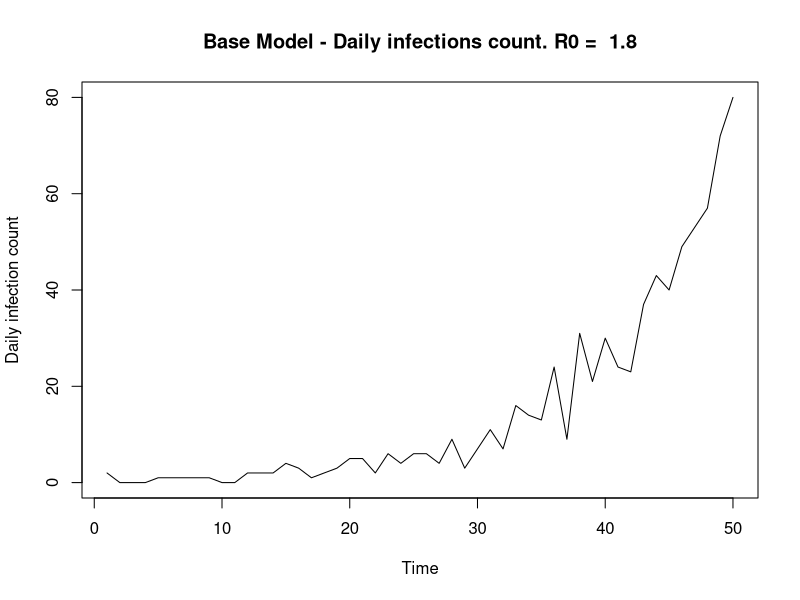
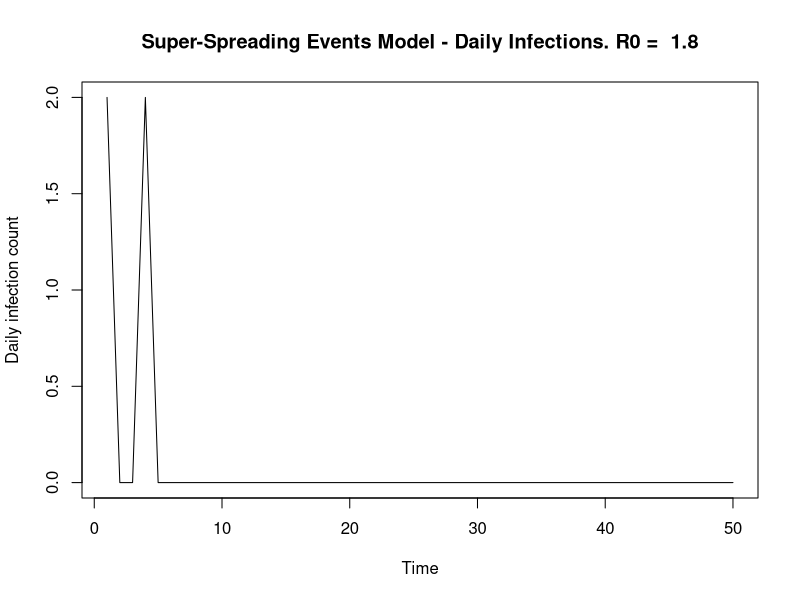
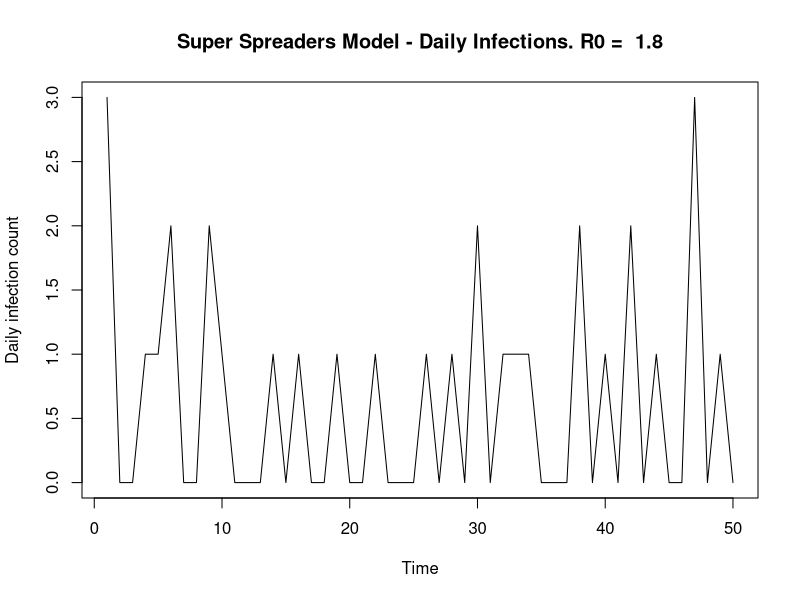

Here is the R script that generated these plots, in order:
#Epidemic Modelling Functions

#Contains:
#SIMULATION FUNCTIONS
#MODEL LIKELIHOOD FUNCTIONS
#PLOTTING MCMC FUNCTIONS

################################################################################
# SIMULATION
################################################################################

#*********************************************************
#I. BASELINE SIMULATION
simulate_branching = function(num_days, r0, shape_gamma, scale_gamma) {
  
  'Baseline simulation model'
  #Set up
  vec_infecteds = vector('numeric', num_days)
  vec_infecteds[1] = 2
  
  #Infectiousness (Discrete gamma) - I.e 'Infectiousness Pressure' - Sum of all people
  #Explanation: Gamma is a continuous function so integrate over the density at that point in time (today - previous day)
  prob_infect = pgamma(c(1:num_days), shape = shape_gamma, scale = scale_gamma) - pgamma(c(0:(num_days-1)), shape = shape_gamma, scale = scale_gamma)
  
  #Days of Infection Spreading
  for (t in 2:num_days) {
    
    #Total rate
    tot_rate = r0*sum(vec_infecteds[1:(t-1)]*rev(prob_infect[1:(t-1)])) #Product of infecteds & their probablilty of infection along the gamma dist at that point in time
    vec_infecteds[t] = rpois(1, tot_rate) #Assuming number of cases each day follows a poisson distribution. Causes jumps in data 
  }
  
  vec_infecteds
}

#Apply
num_days = 50
#lambda params
shape_gamma = 6; scale_gamma = 1
r0 = 1.8
sim_data = simulate_branching(num_days, r0, shape_gamma, scale_gamma)
plot.ts(sim_data, ylab = 'Daily infection count',
        main = paste('Base Model - Daily infections count. R0 = ', r0))


#*******************************************************
#II. SUPER-SPREADING EVENTS SIMULATION
simulate_branching_ss = function(num_days, shape_gamma, scale_gamma, alphaX, betaX, gammaX) {
  'Simulate an epidemic with Superspreading events
  prop_ss = Proportion of superspreading days
  magnitude_ss = increased rate of superspreading event'
  
  #Set up
  total_infecteds = vector('numeric', num_days)
  nsse_infecteds = vector('numeric', num_days)
  sse_infecteds = vector('numeric', num_days)
  total_infecteds[1] = 2
  nsse_infecteds[1] = 2
  sse_infecteds[1] = 0
  
  #Infectiousness (Discrete gamma) - I.e 'Infectiousness Pressure' - Sum of all people
  #Explanation: Gamma is a continuous function so integrate over the density at that point in time (today - previous day)
  prob_infect = pgamma(c(1:num_days), shape = shape_gamma, scale = scale_gamma) - pgamma(c(0:(num_days-1)), shape = shape_gamma, scale = scale_gamma)
  
  #Days of Infection Spreading
  for (t in 2:num_days) {
    
    #Regular infecteds (tot_rate = lambda) fix notation
    lambda_t = sum(total_infecteds[1:(t-1)]*rev(prob_infect[1:(t-1)])) #Eg. Today is day 10. Infected on day 1. Current Infectiousness is t - day_infected 
    tot_rate = alphaX*lambda_t #Product of infecteds & their probablilty of infection along the gamma dist at that point in time
    nsse_infecteds[t] = rpois(1, tot_rate) #Assuming number of cases each day follows a poisson distribution. Causes jumps in data 
    
    #Super-spreaders
    sse_infecteds[t] = rnbinom(1, betaX*lambda_t, 1/(1 + gammaX)) #z_t: Total infecteds due to super-spreading event - num of events x Num individuals
    
    #Total 
    total_infecteds[t] = nsse_infecteds[t] + sse_infecteds[t]
  }
  
  total_infecteds
}
# 
# #********
# # #*Implement
num_days = 50
#lambda params
shape_gamma = 6; scale_gamma = 1
#Params
alphaX = 0.8 #Without ss event, ~r0.
betaX = 0.1; gammaX = 10
true_r0 = alphaX + betaX*gammaX
true_r0
#Epidemic data
sim_data = simulate_branching_ss(num_days, shape_gamma, scale_gamma, alphaX, betaX, gammaX)
plot.ts(sim_data, ylab = 'Daily infection count',
        main = paste('Super-Spreading Events Model - Daily Infections. R0 = ', true_r0)) #,
                     #expression(alpha), ':', alphaX, 'b:', betaX, ':', gammaX))
# par(mfrow = c(2,1))

#*******************************************************
#II. SUPER-SPREADING EVENTS SIMULATION + POISSON
simulate_ss_poisson = function(num_days, shape_gamma, scale_gamma, alphaX, betaX, gammaX) {
  'Simulate an epidemic with Superspreading events
  prop_ss = Proportion of superspreading days
  magnitude_ss = increased rate of superspreading event'
  
  #Set up
  total_infecteds = vector('numeric', num_days)
  nsse_infecteds = vector('numeric', num_days)
  sse_infecteds = vector('numeric', num_days)
  total_infecteds[1] = 2
  nsse_infecteds[1] = 2
  sse_infecteds[1] = 0
  
  #Infectiousness (Discrete gamma) - I.e 'Infectiousness Pressure' - Sum of all people
  #Explanation: Gamma is a continuous function so integrate over the density at that point in time (today - previous day)
  prob_infect = pgamma(c(1:num_days), shape = shape_gamma, scale = scale_gamma) - pgamma(c(0:(num_days-1)), shape = shape_gamma, scale = scale_gamma)
  
  #Days of Infection Spreading
  for (t in 2:num_days) {
    
    #Regular infecteds (tot_rate = lambda) fix notation
    lambda_t = sum(total_infecteds[1:(t-1)]*rev(prob_infect[1:(t-1)])) #?Why is it the reversed probability - given the way prob_infect is written
    tot_rate = alphaX*lambda_t #Product of infecteds & their probablilty of infection along the gamma dist at that point in time
    nsse_infecteds[t] = rpois(1, tot_rate) #Assuming number of cases each day follows a poisson distribution. Causes jumps in data 
    
    #Super-spreaders
    n_t = rpois(1, betaX*lambda_t) #Number of super-spreading events (beta)
    sse_infecteds[t] = rpois(1, gammaX*n_t) #z_t: Total infecteds due to super-spreading event - num of events x Num individuals
    
    total_infecteds[t] = nsse_infecteds[t] + sse_infecteds[t]
  }
  
  total_infecteds
}

#*Implement
# num_days = 50
# #lambda params
# shape_gamma = 6
# scale_gamma = 1
# #params
# alphaX = 1.2 #Without ss event, ~r0. 
# betaX = 0.5
# gammaX = 10
# #Epidemic data
# sim_data2 = simulate_ss_poisson(num_days, shape_gamma, scale_gamma, alphaX, betaX, gammaX)
# plot.ts(sim_data2, ylab = 'Daily Infections count', main = 'Daily Infections count')


#*******************************************************
#III. SUPER-SRPEADING INDIVIDUALS (SUPER-SPREADERS) SIMULATION 
simulation_super_spreaders_v0 = function(num_days, shape_gamma, scale_gamma, aX, bX, cX) {
  'Simulate an epidemic with Superspreading individuals'
  
  #Set up
  total_infecteds = vector('numeric', num_days)
  nss_infecteds = vector('numeric', num_days)
  ss_infecteds = vector('numeric', num_days)
  total_infecteds[1] = 3
  nss_infecteds[1] = 2
  ss_infecteds[1] = 1 
  
  #Infectiousness (Discrete gamma) - I.e 'Infectiousness Pressure' - Sum of all people
  #Explanation: Gamma is a continuous function so integrate over the density at that point in time (today - previous day)
  prob_infect = pgamma(c(1:num_days), shape = shape_gamma, scale = scale_gamma) - pgamma(c(0:(num_days-1)), shape = shape_gamma, scale = scale_gamma)
  
  #Days of Infection Spreading
  for (t in 2:num_days) {
    
    #Regular infecteds (tot_rate = lambda) fix notation
    lambda_t = sum((nss_infecteds[1:(t-1)] + cX*ss_infecteds[1:(t-1)])*rev(prob_infect[1:(t-1)])) #?Why is it the reversed probability - given the way prob_infect is written. Product of infecteds & their probablilty of infection along the gamma dist at that point in time
    nss_infecteds[t] = rpois(1, aX*lambda_t) #Assuming number of cases each day follows a poisson distribution. Causes jumps in data 
    ss_infecteds[t] = rpois(1, bX*lambda_t)
    total_infecteds[t] = nss_infecteds[t] + ss_infecteds[t]
  }
  
  total_infecteds
}

#*******************************************************
#III B. SUPER-SRPEADING INDIVIDUALS (SUPER-SPREADERS) SIMULATION 
simulation_super_spreaders = function(num_days, shape_gamma, scale_gamma, aX, bX, cX) {
  'Simulate an epidemic with Superspreading individuals'
  
  #Set up
  total_infecteds = vector('numeric', num_days)
  nss_infecteds = vector('numeric', num_days)
  ss_infecteds = vector('numeric', num_days)
  total_infecteds[1] = 3
  nss_infecteds[1] = 2
  ss_infecteds[1] = 1 
  
  #Infectiousness (Discrete gamma) - I.e 'Infectiousness Pressure' - Sum of all people
  #Explanation: Gamma is a continuous function so integrate over the density at that point in time (today - previous day)
  prob_infect = pgamma(c(1:num_days), shape = shape_gamma, scale = scale_gamma) - pgamma(c(0:(num_days-1)), shape = shape_gamma, scale = scale_gamma)
  
  #Days of Infection Spreading
  for (t in 2:num_days) {
    
    #Regular infecteds (tot_rate = lambda) fix notation
    lambda_t = sum((nss_infecteds[1:(t-1)] + cX*ss_infecteds[1:(t-1)])*rev(prob_infect[1:(t-1)])) #?Why is it the reversed probability - given the way prob_infect is written. Product of infecteds & their probablilty of infection along the gamma dist at that point in time
    nss_infecteds[t] = rpois(1, aX*lambda_t) #Assuming number of cases each day follows a poisson distribution. Causes jumps in data 
    ss_infecteds[t] = rpois(1, bX*lambda_t)
    total_infecteds[t] = nss_infecteds[t] + ss_infecteds[t]
  }
  
  return(list(nss_infecteds, ss_infecteds))
}

#Return sum of n + s
get_total_x = function(data_list){
  
  'Returns sum of x = n + s in a single vector'
  n = data[[1]]; s = data[[2]]
  x = n + s
  x
} 

#*Implement
num_days = 50
#lambda params
shape_gamma = 6; scale_gamma = 1
#params
aX = 0.8 #1.1 #Without ss event, ~r0.
bX = 0.1; cX = 10 #8
r02 = aX + bX*cX
#Epidemic data
sim_data2 = simulation_super_spreaders_v0(num_days, shape_gamma, scale_gamma, aX, bX, cX)
plot.ts(sim_data2, ylab = 'Daily infection count',
        main = paste('Super Spreaders Model - Daily Infections. R0 = ', r02))

##############################################################################
# MODELS
##############################################################################

#*******************************************************************************
# BASELINE

#Likelihood (log)
log_like <- function(y, r0_dash){
  
  #Params
  num_days = length(y)
  shape_gamma = 6
  scale_gamma = 1
  
  #Infectiousness (Discrete gamma)
  prob_infect = pgamma(c(1:num_days), shape = shape_gamma, scale = scale_gamma) - pgamma(c(0:(num_days-1)), shape = shape_gamma, scale = scale_gamma)
  logl = 0
  
  for (t in 2:num_days) {
    
    lambda = r0_dash*sum(y[1:t-1]*rev(prob_infect[1:t-1]))
    logl = logl + y[t]*log(lambda) - lambda - lfactorial(y[t]) #Need to include normalizing constant 
    
  }
  
  logl
  
}

# BASE MCMC
mcmc_r0 <- function(data, n, sigma, burn_in, x0 = 1) {
  
  'Returns mcmc samples of R0. 
  Prior on R_0 (or alpha) = exp(1)'
  #Data
  print('sim data')
  print(data)
  
  #Set up
  r0_vec <- vector('numeric', n)
  r0_vec[1] <- x0
  U <- runif(n)
  count_accept = 0
  
  #MCMC chain
  for(i in 2:n) {
    r0_dash <- r0_vec[i-1] + rnorm(1, sd = sigma) #, mean = 0, sd = sigma_opt)
    if(r0_dash < 0){
      r0_dash = abs(r0_dash)
    }
    
    #Alpha
    log_alpha = log_like(data, r0_dash) - log_like(data, r0_vec[i-1]) - r0_dash + r0_vec[i-1] #exponential prior
    #log_alpha = log_like(data, Y) - log_like(data, r0_vec[i-1]) + dgamma(Y, shape = 1, scale = 1, log = TRUE) - dgamma(r0_vec[i-1], shape = 1, scale = 1, log = TRUE) 
    #Should include: Likelihood + prior + propogsal density x2 (Previous time step & Current time step)
    
    if (is.na(log_alpha)){
      print('na value')
      sprintf("r0_dash: %i", r0_dash)
    }
    if(!(is.na(log_alpha)) && log(U[i]) < log_alpha) { 
      r0_vec[i] <- r0_dash
      count_accept = count_accept + 1
    } else {
      r0_vec[i] <- r0_vec[i-1]
    }
  }
  #Final stats
  accept_rate = 100*(count_accept/n)
  print(paste0("Acceptance rate = ",accept_rate))
  
  r0_vec = r0_vec[burn_in:n]
  r0_vec
  
  return(list(r0_vec, accept_rate))
}

#*******************************************************************************
# SUPER-SPREADING EVENTS MODEL
#*******************************************************************************

#Log Likelihood 
log_like_sse <- function(x, alphaX, betaX, gammaX){
  
  #Params
  num_days = length(x)
  shape_gamma = 6
  scale_gamma = 1
  
  #Infectiousness (Discrete gamma) i,e Prob less than x2 - prob less than x1; the area in between 
  prob_infect = pgamma(c(1:num_days), shape = shape_gamma, scale = scale_gamma) - pgamma(c(0:(num_days-1)), shape = shape_gamma, scale = scale_gamma)
  logl = 0
  
  for (t in 2:num_days) {
    
    lambda_t = sum(x[1:(t-1)]*rev(prob_infect[1:(t-1)]))
    inner_sum_xt = 0
    
    for (y_t in 0:x[t]){ #Sum for all values of y_t
      
      #Log likelihood
      inner_sum_xt = (inner_sum_xt + exp(-alphaX*lambda_t)*(1/factorial(y_t))*(alphaX*lambda_t)^y_t*
                        (gamma((x[t] - y_t) + betaX*lambda_t))/(gamma(betaX*lambda_t)*
                                                                  factorial(x[t] - y_t))*(1/(gammaX +1))^(betaX*lambda_t)*
                        (gammaX/(gammaX + 1))^(x[t] - y_t))
      
    } 
    
    logl = logl + log(inner_sum_xt) 
    
  }
  
  logl
  
}

#*****************************************************
#Log Likelihood - log-exp-sum trick 
log_like_ss_lse <- function(x, alphaX, betaX, gammaX){
  
  #Params
  num_days = length(x)
  shape_gamma = 6
  scale_gamma = 1
  
  #Infectiousness (Discrete gamma)
  prob_infect = pgamma(c(1:num_days), shape = shape_gamma, scale = scale_gamma) - pgamma(c(0:(num_days-1)),
                                                                                         shape = shape_gamma, scale = scale_gamma)
  logl = 0 
  
  for (t in 2:num_days) {
    
    #print(t)
    lambda_t = sum(x[1:(t-1)]*rev(prob_infect[1:(t-1)]))
    
    if((x[t] == 0) | is.na(x[t])) { #y_t also equal to zero 
      #L(x_i) for y_t, x_t = 0
      logl = logl -(alphaX*lambda_t) - 
        (betaX*lambda_t*log(gammaX +1))
      
      #print(paste0('logl 1 = ', logl))
      
    } else {
      
      #Terms in inner sum
      inner_sum_vec <- vector('numeric', x[t])
      
      for (y_t in 0:x[t]){ #Sum for all values of y_t up to x_t
        
        #Store inner L(x_i) term in vector position
        inner_sum_vec[y_t + 1] = (-(alphaX*lambda_t) - lfactorial(y_t) + y_t*log(alphaX*lambda_t) +
                                    lgamma((x[t] - y_t) + (betaX*lambda_t)) - lgamma(betaX*lambda_t) - 
                                    lfactorial(x[t] - y_t) - (betaX*lambda_t*log(gammaX +1)) + 
                                    (x[t] - y_t)*log(gammaX) -(x[t] - y_t)*log(gammaX + 1))
        
      }
      
      #Calculate max element in inner vector, for all y_t for a given t, x[t]
      lx_max = max(inner_sum_vec)
      #print(paste0('lx_max = ', lx_max))
      
      #Calculate lse
      lse = lx_max + log(sum(exp(inner_sum_vec - lx_max) ))
      
      #print(paste0('lse = ', lse))
      
      #Add to overall log likelihood 
      logl = logl + lse 
      
    }
    
  }
  
  logl
  
}

#***************************************************************#####
#GAMMA PRIOR ON BETA
log_gamma_dist <- function(param, gamma_priors){
  
  #Params
  shapeX = gamma_priors[1]
  scaleX = gamma_priors[2]
  
  log_gamma_dist = (1/lgamma(shapeX)*shapeX*log(scaleX))*(shapeX - 1)*log(param)*(-param/shapeX)
  
  log_gamma_dist
}

##############################
#1. MCMC
MCMC_SSE <- function(data, n, sigma, model_params, gamma_prior, gamma_priors,
                            x0 = 1, prior = TRUE, alpha_transform = FALSE) {#thinning_factor, burn_in
  
  'Returns MCMC samples of SSE model parameters (alpha, beta, gamma, r0 = a + b*g) 
  w/ acceptance rates. Includes alpha transform, beta-gamma transform' 
  print('MCMC SUPERSPREADING EVENTS')
  
  'Priors
  p(alpha) = exp(1) = rate*exp(-rate*x) = 1*exp(-1*alpha) = exp(-alpha). log(exp(-alpha)) = - alpha
  p(beta) = exp(1) or p(beta) = gamma(shape, scale), for e.g gamma(3, 2)
  p(gamma) = exp(1) + 1 = 1 + exp(-gamma) = exp(gamma - 1)'
  
  #Initialise params
  alpha_vec <- vector('numeric', n); beta_vec <- vector('numeric', n)
  gamma_vec <- vector('numeric', n); r0_vec <- vector('numeric', n)
  log_like_vec <- vector('numeric', n)
  
  alpha_vec[1] <- model_params[1]; beta_vec[1] <- model_params[2] 
  gamma_vec[1] <- model_params[3]; r0_vec[1] <- model_params[4];
  log_like_vec[1] <- log_like_ss_lse(data, alpha_vec[1], beta_vec[1],  gamma_vec[1])   
  
  alpha = alpha_vec[1]; beta =  beta_vec[1]; 
  gamma = gamma_vec[1]; log_like = log_like_vec[1]
  
  #Extract params
  sigma_a = sigma[1]; sigma_b = sigma[2]
  sigma_g = sigma[3]; sigma_bg = sigma[4];
  
  #Result vectors
  count_accept1 = 0; 
  count_accept2 = 0; count_reject2 = 0;
  count_accept3 = 0; count_reject3 = 0;
  count_accept4 = 0; count_reject4 = 0;
  
  #MCMC chain
  for(i in 2:n) {
    
    #******************************************************
    #ALPHA
    alpha_dash <- alpha + rnorm(1, sd = sigma_a) 
    if(alpha_dash < 0){
      alpha_dash = abs(alpha_dash)
    }
    
    #log alpha
    logl_new = log_like_ss_lse(data, alpha_dash, beta, gamma)
    log_accept_prob = logl_new - log_like  #+ prior1 - prior
    #Priors
    if (prior){
      log_accept_prob = log_accept_prob - alpha_dash + alpha
    }
    
    #Metropolis Acceptance Step
    if(!(is.na(log_accept_prob)) && log(runif(1)) < log_accept_prob) {
      alpha <- alpha_dash
      count_accept1 = count_accept1 + 1
      log_like = logl_new
    } 

    #************************************************************************
    #BETA 
    #Only if (Beta > 0){ WHY? Took it out
    beta_dash <- beta + rnorm(1, sd = sigma_b) 
    if(beta_dash < 0){
      beta_dash = abs(beta_dash)
    }
    #loglikelihood
    logl_new = log_like_ss_lse(data, alpha, beta_dash, gamma)
    log_accept_prob = logl_new - log_like #logl_prev
    
    #Priors
    if (gamma_prior){
      log_accept_prob = log_accept_prob + log_gamma_dist(beta_dash, gamma_priors) - log_gamma_dist(beta, gamma_priors) 
    } else {
      log_accept_prob = log_accept_prob - beta_dash + beta 
    }
    
    #Metropolis Acceptance Step
    if(!(is.na(log_accept_prob)) && log(runif(1)) < log_accept_prob) {
      beta <- beta_dash
      log_like = logl_new
      count_accept2 = count_accept2 + 1
    } else {
      count_reject2 = count_reject2 + 1
    }
    
    #************************************************************************
    #GAMMA
    gamma_dash <- gamma + rnorm(1, sd = sigma_g) 
    if(gamma_dash < 1){
      gamma_dash = 2 - gamma_dash #Prior on gamma - gt 1
    }
    #Acceptance Probability
    logl_new = log_like_ss_lse(data, alpha, beta, gamma_dash)
    log_accept_prob = logl_new - log_like #logl_prev 
    #Priors
    if (prior){
      log_accept_prob = log_accept_prob - gamma_dash + gamma
    }
    
    #Metropolis Acceptance Step
    if(!(is.na(log_accept_prob)) && log(runif(1)) < log_accept_prob) {
      gamma <- gamma_dash
      log_like <- logl_new
      count_accept3 = count_accept3 + 1
    } else {
      count_reject3 = count_reject3 + 1
    }
    
    #*****************************************************
    #GAMMA-BETA
    gamma_dash <- gamma + rnorm(1, sd = sigma_bg) #Alter sigma_bg depending on acceptance rate.
    #Acc rate too big -> Make sigma bigger. Acc rate too small -> make sigma smaller
    if(gamma_dash < 1){ #If less then 1
      gamma_dash = 2 - gamma_dash #abs(gamma_dash)
    }
    #New Beta
    r0 = alpha + beta*gamma 
    beta_new = (r0 - alpha)/gamma_dash #Proposing new Gamma AND Beta. Beta_dash = f(R0 & gamma_dash)
    
    if(beta_new >= 0){ #Only accept values of beta > 0
      
      logl_new = log_like_ss_lse(data, alpha, beta_new, gamma_dash)
      log_accept_prob = logl_new - log_like 
      
      #Priors: Gamma or Exp
      if (gamma_prior){
        log_accept_prob = log_accept_prob + log_gamma_dist(beta_new, gamma_priors) - log_gamma_dist(beta, gamma_priors)
      } else {  
        log_accept_prob = log_accept_prob - beta_new + beta
      }
      
      #Metropolis Step
      if(!(is.na(log_accept_prob)) && log(runif(1)) < log_accept_prob) {
        beta <- beta_new
        gamma <- gamma_dash
        count_accept4 = count_accept4 + 1
      } else {
        count_reject4 = count_reject4 + 1
      }
    }
    
    #Populate Model parameters w/ current values
    alpha_vec[i] <- alpha; beta_vec[i] <- beta
    gamma_vec[i] <- gamma; r0_vec[i] <- alpha + beta*gamma
    log_like_vec[i] <- log_like
    
  }
  
  #Bayes Factor
  #beta_pc0 = (length(which(beta_vec == 0)))/length(beta_vec) #Check beta_mcmc
  #bayes_factor = beta_pc0/(1-beta_pc0); bayes_factor = round(bayes_factor, 6)
  
  #Final stats
  accept_rate1 = 100*count_accept1/(n-1)
  accept_rate2 = 100*count_accept2/(count_accept2 + count_reject2)
  accept_rate3 = 100*count_accept3/(count_accept3 + count_reject3)
  accept_rate4 = 100*count_accept4/(count_accept4 + count_reject4)
  
  #Return alpha, acceptance rate
  return(list(alpha_vec, beta_vec, gamma_vec, r0_vec,
              accept_rate1, accept_rate2, accept_rate3, accept_rate4,
              count_accept2, count_accept3, count_accept4))
}


################################################################################
# PLOTTING
################################################################################

#*******************************************************************************
#R0: FUNCTION TO PLOT 1x4 DASHBOARD OF MCMC RESULTS FOR BASE MODEL
plot_mcmc_results_r0 <- function(n, sim_data, mcmc_params, true_r0, time_elap, seed_count, model_type){
  
  #Plot Set up
  #par(mar=c(1,1,1,1))
  plot.new()
  par(mfrow=c(2,2))
  
  #Extract r0
  r0_mcmc = mcmc_params[1]
  r0_mcmc = unlist(r0_mcmc)
  
  #Cumulative means + param sample limits
  #r0
  r0_mean = cumsum(r0_mcmc)/seq_along(r0_mcmc)
  
  #***********
  #* Plots *
  
  #i.Infections
  plot.ts(sim_data, xlab = 'Time', ylab = 'Daily Infections count',
          main = paste(seed_count, "Orig Infts,", model_type, ", R0 = ", true_r0), #model_type
          #main = paste(seed_count, "Infts SS Evnts, ", "r0 = ", true_r0),
          cex.lab=1.5, cex.axis=1.5, cex.main=1.5, cex.sub=1.5)
  
  #ii. MCMC Trace Plots
  r0_min = min(min(r0_mcmc), true_r0)
  r0_max = max(max(r0_mcmc), true_r0)
  plot.ts(r0_mcmc, ylab = 'alpha', #ylim=c(0, a_lim),
          ylim=c(r0_min, r0_max),
          main = paste("MCMC SS Events, true r0 = ", true_r0),
          cex.lab=1.5, cex.axis=1.5, cex.main=1.5, cex.sub=1.5)
  abline(h = true_r0, col = 'orange', lwd = 2) #True = green
  
  #iii. Cumulative mean plots
  #r0 Mean
  r0_min2 = min(min(r0_mean), true_r0)
  r0_max2 = max(max(r0_mean), true_r0)
  plot2 = plot(seq_along(r0_mean), r0_mean,
               ylim=c(r0_min2, r0_max2),
               xlab = 'Time', ylab = 'R0', main = paste("R0 MCMC Mean, True R0 = ", true_r0),
               cex.lab=1.5, cex.axis=1.5, cex.main=1.5, cex.sub=1.5)
  print(plot2)
  abline(h = true_r0, col = 'orange', lwd = 2)
  
  #iv. Histogram
  hist(r0_mcmc, freq = FALSE, breaks = 100,
       xlab = 'R0 total', #ylab = 'Density', 
       main = paste('R0 total MCMC samples'), #. Prior = ', prior),
       xlim=c(r0_min, r0_max),
       cex.lab=1.5, cex.axis=1.5, cex.main=1.5, cex.sub=1.5)
  abline(v = true_r0, col = 'orange', lwd = 2)
  
  #Final Mean Stats
  data_10_pc = 0.5*n #50%
  r0_mcmc_mean = round(mean(r0_mcmc[n-data_10_pc:n]), 2)
  
  #Results
  df_results <- data.frame(
    R0 = true_r0, 
    R0_mc = r0_mcmc_mean,
    accept_rate_r0 = round(mcmc_params[[2]],2),
    time_elap = round(time_elap,2)) 
  
  print(df_results)
  
}

#*##############################################=
#*******************************************
#*
#* GRID PLOT SUPER-SPREADING MODELS:
#* 
#* FUNCTION TO PLOT 4x4 DASHBOARD OF MCMC RESULTS FOR SUPER SPREADING MODELs
#* 
#*******************************************
#*##############################################
plot_mcmc_grid <- function(n_mcmc, sim_data, mcmc_params, true_r0, time_elap,
                           seed_count, model_params,
                           model_typeX = 'SSE', prior = TRUE, joint = TRUE,
                           flag_gam_prior_on_b = FALSE, gam_priors_on_b = c(0,0), rjmcmc = FALSE,
                           data_aug = FALSE,
                           prior_rate_c = 0.1,
                           mod_par_names = c('alpha', 'beta', 'gamma'),
                           priors = list(m1_prior = 'exp(1)', m2_prior = 'exp(1)', m3_prior = 'exp(prior_rate_c)')){
  #Plot
  #plot.new()
  par(mfrow=c(4,4))
  
  #Extract params
  m1_mcmc = mcmc_params[1]; m1_mcmc = unlist(m1_mcmc)
  m2_mcmc = mcmc_params[2]; m2_mcmc = unlist(m2_mcmc)
  m3_mcmc = mcmc_params[3]; m3_mcmc = unlist(m3_mcmc)
  r0_mcmc = mcmc_params[4]; r0_mcmc = unlist(r0_mcmc)
  #True vals
  m1X = model_params[1]; m2X = model_params[2]; m3X = model_params[3]; 
  
  #Priors
  priors$m3_prior = paste0('exp(', prior_rate_c, ')') #Set prior_c label to prior_rate_c
  #Beta/b prior 
  if (flag_gam_prior_on_b) {
    m2_prior = paste0('m3(',  gam_priors_on_b[1], ', ', gam_priors_on_b[2], ')')
  } 
  
  #Cumulative means + param sample limits
  #r0
  r0_mean = cumsum(r0_mcmc)/seq_along(r0_mcmc)
  r0_lim = max(true_r0, max(r0_mcmc))
  r0_lim2 = max(true_r0, r0_mean)
  
  #m1
  m1_mean = cumsum(m1_mcmc)/seq_along(m1_mcmc)
  a_lim =  max(m1X, max(m1_mcmc))
  a_lim2 =  max(m1X, m1_mean)
  
  #m2
  m2_mean = cumsum(m2_mcmc)/seq_along(m2_mcmc)
  b_lim = max(m2X, max(m2_mcmc))
  b_lim2 = max(m2X, m2_mean)
  
  #m3
  m3_mean = cumsum(m3_mcmc)/seq_along(m3_mcmc)
  m3_lim =  max(m3X, max(m3_mcmc))
  m3_lim2 =  max(m3X, m3_mean) 
  
  #***********
  #* Plots *
  
  #i.Infections
  if(!data_aug) inf_tite = paste0(seed_count, ', ', model_typeX, " Data, r0 = ", true_r0) # 'Day Infts, '
  else inf_tite = paste0(seed_count, ', ', model_typeX, " Data, r0 = ", true_r0, ", + Data Aug")
  
  plot.ts(sim_data, xlab = 'Time', ylab = 'Daily Infections count',
          main = inf_tite, 
          cex.lab=1.5, cex.axis=1.5, cex.main=1.5, cex.sub=1.5)
  
  #ii. MCMC Trace Plots 
  plot.ts(m1_mcmc, ylab = mod_par_names[1], ylim=c(0, a_lim),
          main = paste("MCMC", model_typeX, ":", mod_par_names[1], "prior:", priors$m1_prior),
          cex.lab=1.5, cex.axis=1.5, cex.main=1.5, cex.sub=1.5)
  abline(h = m1X, col = 'red', lwd = 2) #True = green
  
  plot.ts(m2_mcmc, ylab = 'm2', ylim=c(0, b_lim), 
          main = paste("MCMC", model_typeX, ":", mod_par_names[2], "prior:",  priors$m2_prior),
          cex.lab=1.5, cex.axis=1.5, cex.main=1.5, cex.sub=1.5)
  abline(h = m2X, col = 'blue', lwd = 2) #True = green
  
  plot.ts(m3_mcmc,  ylab = 'm3', ylim=c(0,m3_lim),
          main = paste("MCMC", model_typeX, ":", mod_par_names[3], "prior:",  priors$m3_prior),
          cex.lab=1.5, cex.axis=1.5, cex.main=1.5, cex.sub=1.5)
  abline(h = m3X, col = 'green', lwd = 2) #True = green
  
  #plot.ts(r0_mcmc,  ylab = 'r0', main = paste("MCMC SS Events, true r0 = ", r0_true))
  
  #iii. Cumulative mean plots
  #r0 Mean
  plot(seq_along(r0_mean), r0_mean,
       ylim=c(0, r0_lim),
       xlab = 'Time', ylab = 'R0', main = paste("R0 MCMC Mean, True R0 = ", true_r0),
       cex.lab=1.5, cex.axis=1.5, cex.main=1.5, cex.sub=1.5)
  #print(plot2)
  abline(h = true_r0, col = 'orange', lwd = 2)
  
  #m1 mean
  plot(seq_along(m1_mean), m1_mean,
       ylim=c(0, a_lim),
       xlab = 'Time', ylab =  mod_par_names[1],
       main = paste(mod_par_names[1], "MCMC mean, True", mod_par_names[1], "=", m1X),
       cex.lab=1.5, cex.axis=1.5, cex.main=1.5, cex.sub=1.5)
  #print(plot2)
  abline(h = m1X, col = 'red', lwd = 2)
  
  #m2 mean
  plot(seq_along(m2_mean), m2_mean,
       ylim=c(0, b_lim),
       xlab = 'Time', ylab = 'm2',
       main = paste(mod_par_names[2], "MCMC mean, True", mod_par_names[2], "=", m2X),
       cex.lab=1.5, cex.axis=1.5, cex.main=1.5, cex.sub=1.5)
  #print(plot2)
  abline(h = m2X, col = 'blue', lwd = 2)
  
  #m3 Mean
  plot(seq_along(m3_mean), m3_mean,
       xlab = 'Time', ylab = 'm3', 
       main = paste(mod_par_names[3], "MCMC mean, True", mod_par_names[3], "=", m3X),
       ylim=c(0, m3_lim),
       cex.lab=1.5, cex.axis=1.5, cex.main=1.5, cex.sub=1.5)
  abline(h = m3X, col = 'green', lwd = 2)
  
  #iv. Param Histograms (Plots 9,11,12)
  hist(r0_mcmc, freq = FALSE, breaks = 100,
       xlab = 'R0 total', #ylab = 'Density', 
       main = paste('R0 total MCMC samples. Prior = ', prior),
       xlim=c(0, r0_lim),
       cex.lab=1.5, cex.axis=1.5, cex.main=1.5, cex.sub=1.5)
  abline(v = true_r0, col = 'orange', lwd = 2)
  
  # #v. m2 vs m3
  # plot(m2_mcmc, m3_mcmc,
  #      xlab = 'm2', ylab = 'm3', main = 'm2 vs m3',
  #      cex.lab=1.5, cex.axis=1.5, cex.main=1.5, cex.sub=1.5)
  
  #Hist m1 
  hist(m1_mcmc, freq = FALSE, breaks = 100,
       xlab = mod_par_names[1], #ylab = 'Density', 
       main = paste(mod_par_names[1], ", True", mod_par_names[1], "=", m1X), 
       xlim=c(0, a_lim),
       cex.lab=1.5, cex.axis=1.5, cex.main=1.5, cex.sub=1.5)
  abline(v = m1X, col = 'red', lwd = 2)
  
  #Hist m2 
  hist(m2_mcmc, freq = FALSE, breaks = 100,
       xlab = mod_par_names[2], #ylab = 'Density', 
       main = paste(mod_par_names[2], ", True", mod_par_names[2], "=", m2X), 
       xlim=c(0, b_lim),
       cex.lab=1.5, cex.axis=1.5, cex.main=1.5, cex.sub=1.5)
  abline(v = m2X, col = 'blue', lwd = 2)
  
  #Hist m3 
  hist(m3_mcmc, freq = FALSE, breaks = 100,
       xlab = mod_par_names[3], #ylab = 'Density', 
       main = paste(mod_par_names[3], ", True", mod_par_names[3], "=", m3X),
       xlim=c(0, m3_lim),
       cex.lab=1.5, cex.axis=1.5, cex.main=1.5, cex.sub=1.5)
  abline(v = m3X, col = 'green', lwd = 2)
  
  #Final Mean Stats
  data_10_pc = 0.5*n_mcmc #50%
  a_mcmc_mean = round(mean(m1_mcmc[n_mcmc - data_10_pc:n_mcmc]), 2) 
  b_mcmc_mean = round(mean(m2_mcmc[n_mcmc - data_10_pc:n_mcmc]), 2)
  g_mcmc_mean = round(mean(m3_mcmc[n_mcmc - data_10_pc:n_mcmc]), 2)
  r0_mcmc_mean = round(mean(r0_mcmc[n_mcmc - data_10_pc:n_mcmc]), 2)
  
  #Joint distrbutions
  if (joint){
    
    #v. r0 vs m2
    plot(m2_mcmc, r0_mcmc,
         xlab = mod_par_names[2], ylab = 'R0', main = paste(mod_par_names[2], 'vs R0'),
         cex.lab=1.5, cex.axis=1.5, cex.main=1.5, cex.sub=1.5)
    
    #v. m1 vs m2
    plot(m1_mcmc, m2_mcmc,
         xlab = mod_par_names[1], ylab = mod_par_names[2], main = paste(mod_par_names[1], 'vs', mod_par_names[2]),
         cex.lab=1.5, cex.axis=1.5, cex.main=1.5, cex.sub=1.5)
    
    #v. m1 vs m3
    plot(m1_mcmc, m3_mcmc,
         xlab = mod_par_names[1], ylab = mod_par_names[3], main = paste(mod_par_names[1], 'vs', mod_par_names[3]),
         cex.lab=1.5, cex.axis=1.5, cex.main=1.5, cex.sub=1.5)
    
    #v. m2 vs m3
    plot(m2_mcmc, m3_mcmc,
         xlab = mod_par_names[2], ylab = mod_par_names[3], main = paste(mod_par_names[2], 'vs', mod_par_names[3]),
         cex.lab=1.5, cex.axis=1.5, cex.main=1.5, cex.sub=1.5)
  }
  
  #*****************
  #RJMCMC
  if (rjmcmc){
    
    #m1S
    par(mfrow=c(3,1))
    
    #HIST m1 
    hist(m1_mcmc, freq = FALSE, breaks = 100,
         xlab = mod_par_names[1], #ylab = 'Density', 
         main = paste("m1, True m1 = ", m1X), 
         xlim=c(0, a_lim),
         cex.lab=1.5, cex.axis=1.5, cex.main=1.5, cex.sub=1.5)
    abline(v = m1X, col = 'red', lwd = 2)
    
    #m1 SSE
    ind_b = which(m2_mcmc > 0)
    m1_sse = m1_mcmc[ind_b]
    
    #Hist
    hist(m1_sse, freq = FALSE, breaks = 100,
         xlab = 'm1_sse', #ylab = 'Density', 
         main = "m1_sse", 
         xlim=c(0, a_lim),
         cex.lab=1.5, cex.axis=1.5, cex.main=1.5, cex.sub=1.5)
    abline(v = m1X, col = 'red', lwd = 2)
    
    #m1 BASE
    ind_b = which(m2_mcmc == 0)
    
    if (length(ind_b > 2)){
      
      m1_base = m1_mcmc[ind_b]
      #Hist
      hist(m1_base, freq = FALSE, breaks = 100,
           xlab = 'm1_base', #ylab = 'Density', 
           main = "m1_base",
           xlim=c(0, a_lim),
           cex.lab=1.5, cex.axis=1.5, cex.main=1.5, cex.sub=1.5)
      abline(v = m1X, col = 'red', lwd = 2)
    }
    
    #RESULTS DF
    df_results <- data.frame(
      rep = seed_count,
      n_mcmc = n_mcmc,
      m1 = m1X,
      a_mc = a_mcmc_mean,
      m2 = m2X,
      b_mc = b_mcmc_mean,
      m3 = m3X,
      g_mc = g_mcmc_mean,
      R0 = true_r0, 
      R0_mc = r0_mcmc_mean,
      accept_rate_m1 = round(mcmc_params[[5]],2),
      a_rte_m2 = round(mcmc_params[[6]], 2),
      n_accept_m2 = mcmc_params[[15]],
      a_rte_m3 = round(mcmc_params[[7]],2),
      n_accept_m3 = mcmc_params[[16]],
      a_rte_m2_m3 = round(mcmc_params[[8]],2),
      n_accept_2_3 = mcmc_params[[17]],
      n_accept_rj0 = mcmc_params[[11]],
      n_reject_rj0 = mcmc_params[[13]],
      a_rte_rj0 = round(mcmc_params[[9]],2),
      n_accept_rj1 = mcmc_params[[12]],
      n_reject_rj1 = mcmc_params[[14]],
      a_rte_rj1 = round(mcmc_params[[10]],2),
      m2_pc0 = mcmc_params[[18]],
      m2_pc_non_0 = 1- mcmc_params[[18]],
      bf = mcmc_params[[19]],
    tot_time = time_elap)
    
  } else if (data_aug) {
    
    df_results <- data.frame(
      rep = seed_count,
      n_mcmc = n_mcmc,
      m1 = m1X,
      m1_mc = a_mcmc_mean,
      m2 = m2X,
      m2_mc = b_mcmc_mean,
      m3 = m3X,
      m3_mc = g_mcmc_mean,
      R0 = true_r0, 
      R0_mc = r0_mcmc_mean,
      accept_rate_m1 = round(mcmc_params[[5]],2),
      a_rte_m2 = round(mcmc_params[[6]], 2),
      a_rte_m3 = round(mcmc_params[[7]],2),
      a_rte_m2_m3 = round(mcmc_params[[8]],2),
      a_rte_d_aug = round(mcmc_params[[12]],2),
      tot_time = time_elap)
    
    } else {
    df_results <- data.frame(
      rep = seed_count,
      n_mcmc = n_mcmc,
      m1 = m1X,
      m1_mc = a_mcmc_mean,
      m2 = m2X,
      m2_mc = b_mcmc_mean,
      m3 = m3X,
      m3_mc = g_mcmc_mean,
      R0 = true_r0, 
      R0_mc = r0_mcmc_mean,
      accept_rate_m1 = round(mcmc_params[[5]],2),
      a_rte_m2 = round(mcmc_params[[6]], 2),
      a_rte_m3 = round(mcmc_params[[7]],2),
      a_rte_m2_m3 = round(mcmc_params[[8]],2),
      tot_time = time_elap)
  }
  
  print(df_results)
  
}
